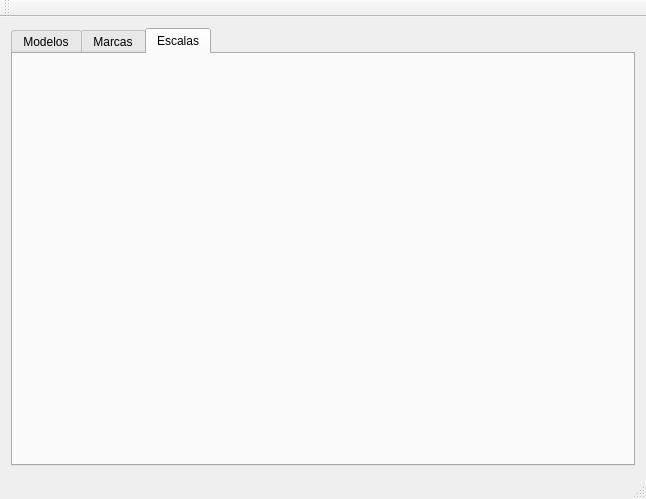
<?xml version="1.0" encoding="UTF-8"?>
<ui version="4.0">
 <class>MainWindow</class>
 <widget class="QMainWindow" name="MainWindow">
  <property name="geometry">
   <rect>
    <x>0</x>
    <y>0</y>
    <width>646</width>
    <height>499</height>
   </rect>
  </property>
  <property name="sizePolicy">
   <sizepolicy hsizetype="Fixed" vsizetype="Fixed">
    <horstretch>0</horstretch>
    <verstretch>0</verstretch>
   </sizepolicy>
  </property>
  <property name="minimumSize">
   <size>
    <width>0</width>
    <height>0</height>
   </size>
  </property>
  <property name="maximumSize">
   <size>
    <width>16777215</width>
    <height>16777215</height>
   </size>
  </property>
  <property name="windowTitle">
   <string>MainWindow</string>
  </property>
  <widget class="QWidget" name="centralWidget">
   <layout class="QVBoxLayout" name="verticalLayout">
    <item>
     <widget class="QTabWidget" name="tabWidget">
      <property name="tabPosition">
       <enum>QTabWidget::North</enum>
      </property>
      <property name="currentIndex">
       <number>2</number>
      </property>
      <widget class="QWidget" name="modelostab">
       <attribute name="title">
        <string>Modelos</string>
       </attribute>
       <layout class="QVBoxLayout" name="verticalLayout_2"/>
      </widget>
      <widget class="QWidget" name="marcaTab">
       <attribute name="title">
        <string>Marcas</string>
       </attribute>
       <layout class="QVBoxLayout" name="verticalLayout_3"/>
      </widget>
      <widget class="QWidget" name="escalasTab">
       <attribute name="title">
        <string>Escalas</string>
       </attribute>
       <layout class="QVBoxLayout" name="verticalLayout_4"/>
      </widget>
     </widget>
    </item>
   </layout>
  </widget>
  <widget class="QMenuBar" name="menuBar">
   <property name="geometry">
    <rect>
     <x>0</x>
     <y>0</y>
     <width>646</width>
     <height>20</height>
    </rect>
   </property>
  </widget>
  <widget class="QToolBar" name="mainToolBar">
   <attribute name="toolBarArea">
    <enum>TopToolBarArea</enum>
   </attribute>
   <attribute name="toolBarBreak">
    <bool>false</bool>
   </attribute>
  </widget>
  <widget class="QStatusBar" name="statusBar"/>
 </widget>
 <layoutdefault spacing="6" margin="11"/>
 <resources/>
 <connections/>
</ui>
